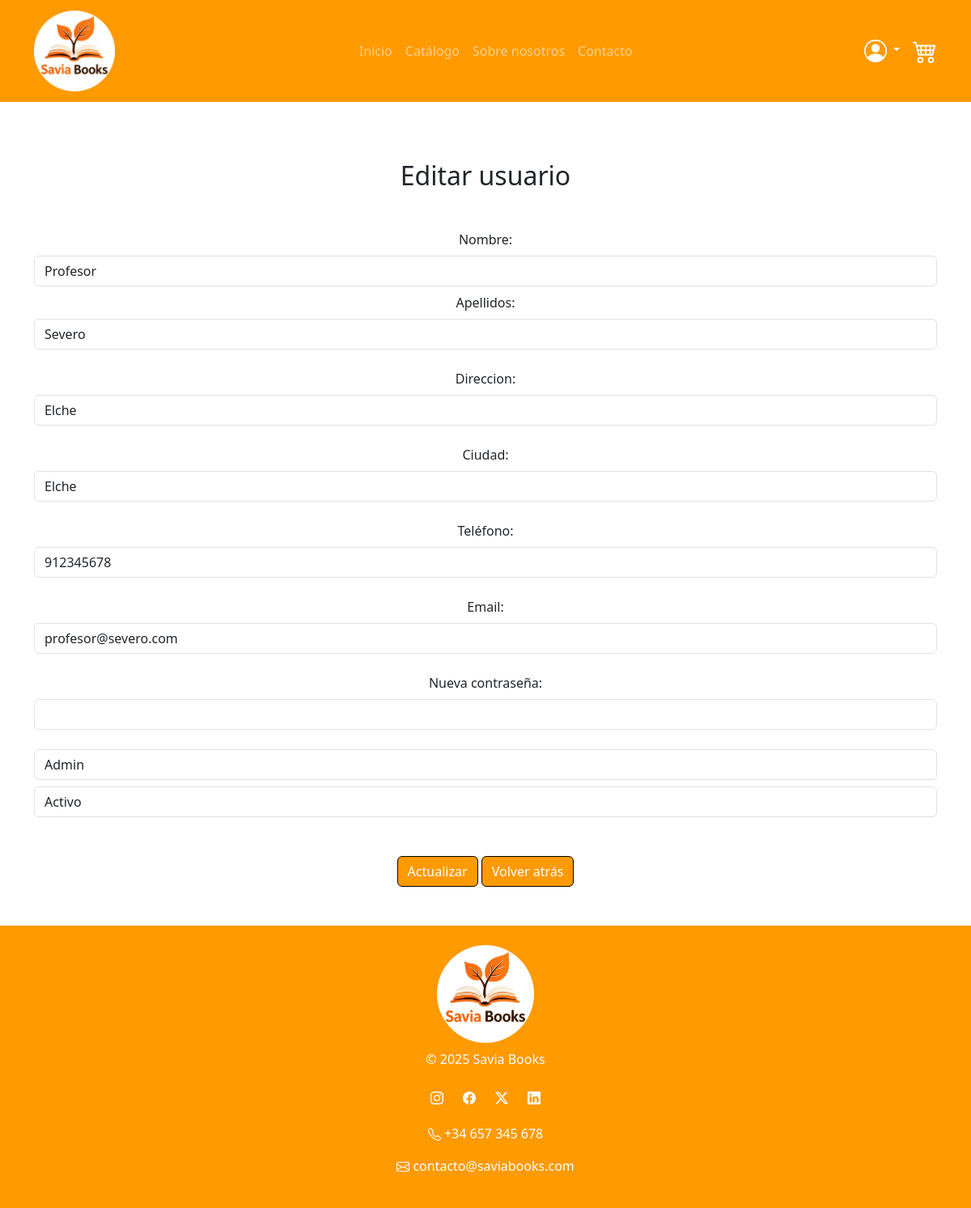
The page /Proyecto/admin/usuarios/usuario_edit.php?id=12345678A on the database its author committed.
### tables this page shows
CREATE TABLE `usuarios` (
  `dni` varchar(9) NOT NULL,
  `clave` varchar(250) NOT NULL,
  `nombre` varchar(30) NOT NULL,
  `apellido` varchar(50) NOT NULL,
  `direccion` varchar(50) NOT NULL,
  `ciudad` varchar(50) NOT NULL,
  `telefono` varchar(9) NOT NULL,
  `email` varchar(30) NOT NULL,
  `rol` enum('visitante','registrado','empleado','admin') DEFAULT 'visitante',
  `activo` enum('activo','inactivo') DEFAULT 'activo'
);

### Proyecto/admin/usuarios/usuario_edit.php (the view, shortened to what this page needs)
<?php
require_once __DIR__ . '/../../config.php';
$id = $_GET['id'];
$usuario = $pdo->prepare("SELECT * FROM usuarios WHERE dni=?");
$usuario->execute([$id]);
$usuario = $usuario->fetch();
$mismoUsuario = ($_SESSION['dni'] == $id);
include PROJECT_ROOT . '/includes/head.php';
?>
<body class="d-flex flex-column min-vh-100" data-shorcut-listen="true">
    <?php include PROJECT_ROOT . '/includes/navbar.php';?>
    <div class="container my-5">
        <h2 class="m-4 text-center">Editar usuario</h2>
        <form method="POST" class="mt-5 text-center">
            <label class="form-label" for="nombre">Nombre:</label>
            <input class="form-control mb-2" name="nombre" value="<?= $usuario['nombre'] ?>">
            <label class="form-label" for="apellido">Apellidos:</label>
            <input class="form-control" name="apellido" value="<?= $usuario['apellido'] ?>"> <br>
            <label class="form-label" for="direccion">Direccion:</label>
            <input class="form-control" name="direccion" value="<?= $usuario['direccion'] ?>"> <br>
            <label class="form-label" for="ciudad">Ciudad:</label>
            <input class="form-control" name="ciudad" value="<?= $usuario['ciudad'] ?>"> <br>
            <label class="form-label" for="telefono">Teléfono:</label>
            <input class="form-control" name="telefono" value="<?= $usuario['telefono'] ?>"> <br>
            <label class="form-label" for="email">Email:</label>
            <input class="form-control" name="email" value="<?= $usuario['email'] ?>"> <br>
            <label class="form-label" for="clave">Nueva contraseña:</label>
            <input type="password" class="form-control" name="clave" autocomplete="new-password"> <br>
            <?php if (!$mismoUsuario): ?>
                <select name="rol" class="form-control mb-2">
                    <option value="admin" <?= ($usuario['rol'] == 'admin') ? 'selected' : '' ?>>
                        Admin
                    </option>
                </select>
                <select name="activo" class="form-control mb-2">
                <option value="activo" <?= ($usuario['activo'] == 'activo') ? 'selected' : '' ?>>
                    Activo
                </option>
            </select>
            <?php else: ?>
                <input type="hidden" name="rol" value="<?= $usuario['rol'] ?>">
                <input type="hidden" name="activo" value="<?= $usuario['activo'] ?>">
            <?php endif; ?>
            <div class="mt-5">
                <button class="btn btn-primary">Actualizar</button>
                <a class="btn btn-primary" href="usuarios.php">
                    Volver atrás
                </a>
            </div>
        </form>
    </div>
    <?php include PROJECT_ROOT . '/includes/footer.php';?>
</body>
</html>

### Proyecto/css/style.css (style rules this page uses)
:root { --primary-color: #FF9A00; --hover-color: #CC7A00; }
.btn-primary { background-color: var(--primary-color); border-color: black; }

### rows shown on the page
usuarios: nombre "Profesor", apellido "Severo", direccion "Elche", ciudad "Elche", telefono "912345678", email "profesor@severo.com", rol "Admin", activo "Activo"
